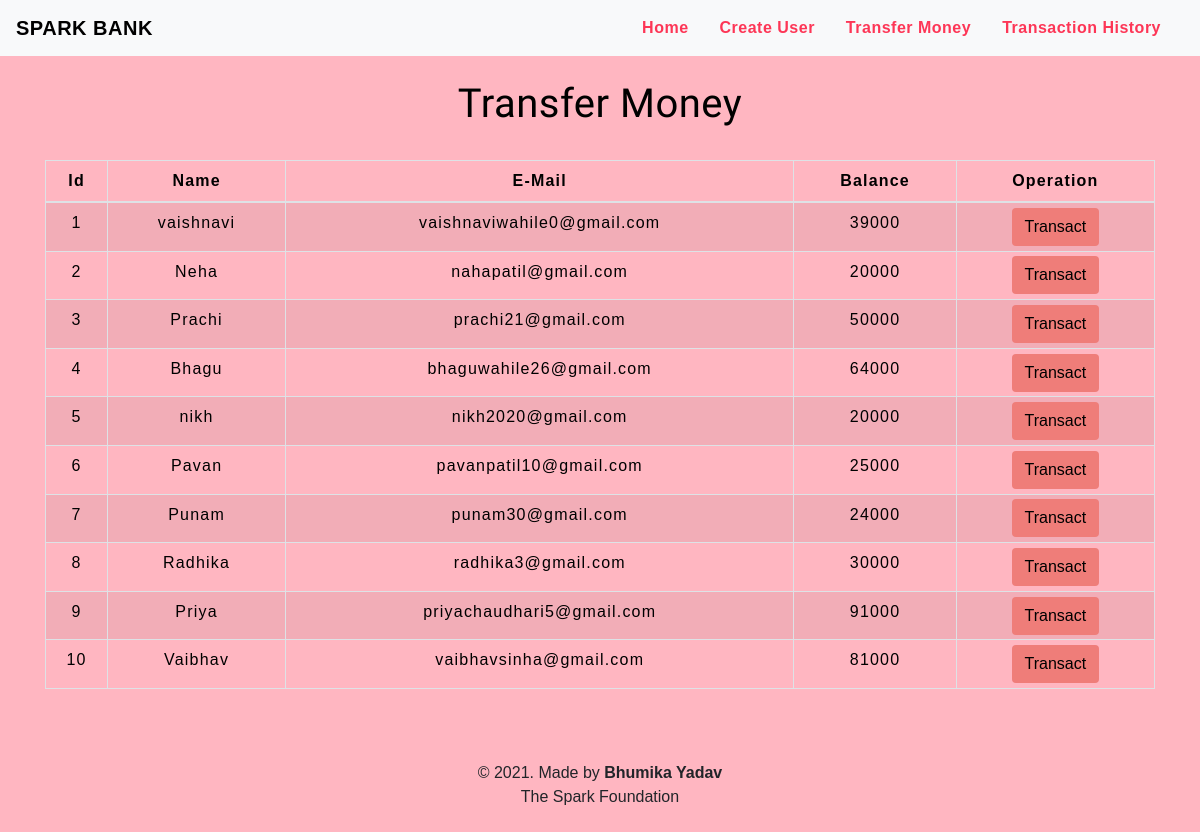
Before: /transfermoney.php with the older database file.
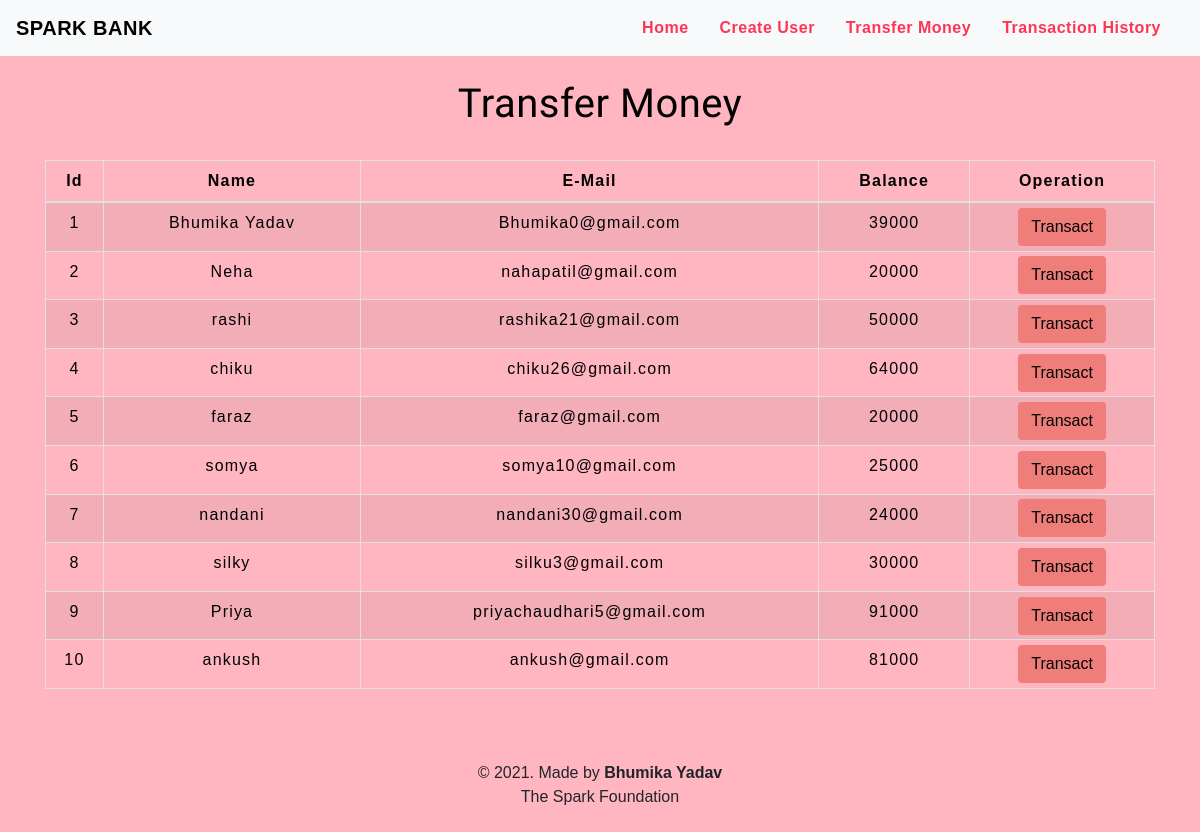
After: the same page with the newer database file.
### tables this page shows
CREATE TABLE `users` (
  `id` int(3) NOT NULL,
  `name` text NOT NULL,
  `email` varchar(30) NOT NULL,
  `balance` int(8) NOT NULL
);

### transfermoney.php (the view, shortened to what this page needs)
<!DOCTYPE html>
<html lang="en">
<head>
    <link rel="stylesheet" href="https://maxcdn.bootstrapcdn.com/bootstrap/4.0.0/css/bootstrap.min.css">
    <link rel="stylesheet" type="text/css" href="css/table.css">
    <link rel="stylesheet" type="text/css" href="css/navbar.css">
</head>
<body style="background-color :#FFB6C1;">
<?php
    include 'config.php';
    $sql = "SELECT * FROM users";
    $result = mysqli_query($conn,$sql);
?>
<?php
  include 'navbar.php';
?>
<div class="container">
        <h2 class="text-center pt-4" style="color : black;">Transfer Money</h2>
        <br>
            <div class="row">
                <div class="col">
                    <div class="table-responsive-sm">
                    <table class="table table-hover table-sm table-striped table-condensed table-bordered" style="border-color:black;">
                        <thead style="color : black;">
                            <tr>
                            <th scope="col" class="text-center py-2">Id</th>
                            <th scope="col" class="text-center py-2">Name</th>
                            <th scope="col" class="text-center py-2">E-Mail</th>
                            <th scope="col" class="text-center py-2">Balance</th>
                            <th scope="col" class="text-center py-2">Operation</th>
                            </tr>
                        </thead>
                        <tbody>
                <?php
                    while($rows=mysqli_fetch_assoc($result)){
                ?>
                    <tr style="color : black;">
                        <td class="py-2"><?php echo $rows['id'] ?></td>
                        <td class="py-2"><?php echo $rows['name']?></td>
                        <td class="py-2"><?php echo $rows['email']?></td>
                        <td class="py-2"><?php echo $rows['balance']?></td>
                        <td><a href="selecteduserdetail.php?id= <?php echo $rows['id'] ;?>"> <button type="button" class="btn" style="background-color : #EF7D79;">Transact</button></a></td>
                    </tr>
                <?php
                    }
                ?>
                        </tbody>
                    </table>
                    </div>
                </div>
            </div>
         </div>
         <footer class="text-center mt-5 py-2">
            <p>&copy 2021. Made by <b>Bhumika Yadav</b> <br>The Spark Foundation</p>
        </footer>
</body>
</html>

### navbar.php (shortened to what this page needs)
<nav class="navbar navbar-expand-md navbar-light bg-light">
<a class="navbar-brand" href="index.php" style="color :black ;"><b>SPARK BANK</b></a>
<div class="collapse navbar-collapse" id="collapsibleNavbar">
      <ul class="navbar-nav ml-auto">
        <li class="nav-item">
          <a class="nav-link" href="index.php" style="color : #FD3656 ; "><b>Home</b></a>
        </li>
        <li class="nav-item">
          <a class="nav-link" href="createuser.php" style="color : #FD3656 ;"><b>Create User</b></a>
        </li>
        <li class="nav-item">
          <a class="nav-link" href="transfermoney.php" style="color :#FD3656 ;"><b>Transfer Money</b></a>
        </li>
        <li class="nav-item">
          <a class="nav-link" href="transactionhistory.php" style="color : #FD3656 ;"><b>Transaction History</b></a>
        </li>
    </div>
 </nav>

### table.css (style rules this page uses)
* { padding: 0; margin: 0; box-sizing: border-box; font-family: sans-serif; }
h2 { font-size: 40px; }
table { letter-spacing: 1.2px; }
td { text-align: center; }
button { border:none; background: #d9d9d9; transition: 1s; }

### navbar.css (style rules this page uses)
.nav-link { margin-right: 15px; color:#2F363F; letter-spacing: 0.5px; transition: 0.5s; }
.navbar-brand { color: #4C4B4B; letter-spacing: 0.5px; }
h2 { color: #4C4B4B; letter-spacing: 0.5px; font-family: raleway; }

### transfermoney.php (style rules this page uses)
button { transition: 1.5s; }

### navbar.php (style rules this page uses)
a { border:none; }

Changed rows visible on the page:
changed users id 1: name "vaishnavi" → "Bhumika Yadav"; email "vaishnaviwahile0@gmail.com" → "Bhumika0@gmail.com"
changed users id 3: name "Prachi" → "rashi"; email "prachi21@gmail.com" → "rashika21@gmail.com"
changed users id 4: name "Bhagu" → "chiku"; email "bhaguwahile26@gmail.com" → "chiku26@gmail.com"
changed users id 5: name "nikh" → "faraz"; email "nikh2020@gmail.com" → "faraz@gmail.com"
changed users id 6: name "Pavan" → "somya"; email "pavanpatil10@gmail.com" → "somya10@gmail.com"
changed users id 7: name "Punam" → "nandani"; email "punam30@gmail.com" → "nandani30@gmail.com"
changed users id 8: name "Radhika" → "silky"; email "radhika3@gmail.com" → "silku3@gmail.com"
changed users id 10: name "Vaibhav" → "ankush"; email "vaibhavsinha@gmail.com" → "ankush@gmail.com"
